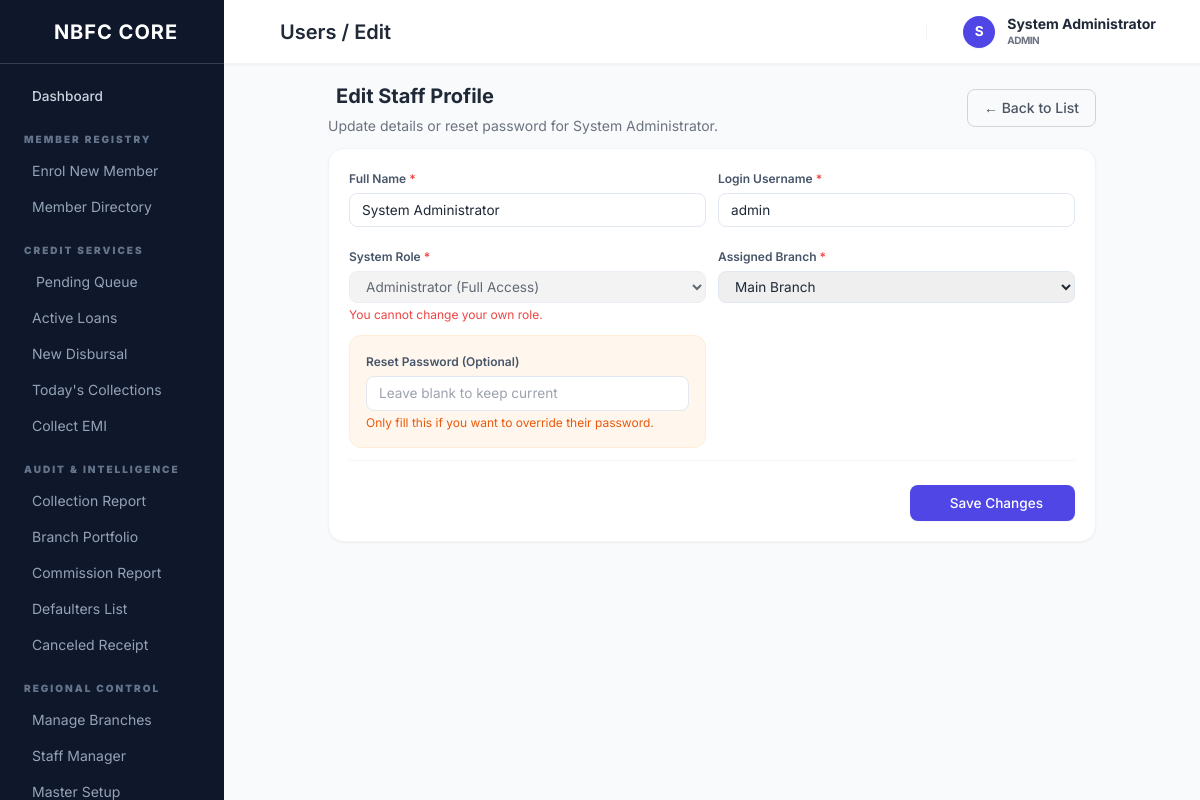
Page /users/edit.php?id=1 (signed in) on the committed database.
### tables this page shows
CREATE TABLE `users` (
  `id` int(11) NOT NULL AUTO_INCREMENT,
  `branch_id` int(11) DEFAULT '1',
  `username` varchar(50) NOT NULL,
  `password` varchar(255) NOT NULL,
  `role` enum('admin','staff') NOT NULL DEFAULT 'staff',
  `name` varchar(100) NOT NULL,
  `status` enum('active','inactive') NOT NULL DEFAULT 'active',
  `created_at` timestamp DEFAULT CURRENT_TIMESTAMP,
  PRIMARY KEY (`id`),
  UNIQUE KEY `username` (`username`),
  KEY `branch_id` (`branch_id`)
);

CREATE TABLE `branches` (
  `id` int(11) NOT NULL AUTO_INCREMENT,
  `branch_name` varchar(100) NOT NULL,
  `branch_code` varchar(10) NOT NULL,
  `address` text NOT NULL,
  `status` enum('active','inactive') NOT NULL DEFAULT 'active',
  `created_at` timestamp DEFAULT CURRENT_TIMESTAMP,
  PRIMARY KEY (`id`),
  UNIQUE KEY `branch_code` (`branch_code`)
);

### users/edit.php (the view, shortened to what this page needs)
<?php
require_once '../includes/db.php';
$id = isset($_GET['id']) ? (int)$_GET['id'] : 0;
$user_check = mysqli_query($conn, "SELECT * FROM users WHERE id = $id");
$user = mysqli_fetch_assoc($user_check);
$branches = mysqli_query($conn, "SELECT id, branch_name FROM branches WHERE status = 'active' ORDER BY branch_name ASC");
require_once '../includes/header.php';
require_once '../includes/sidebar.php';
?>
<div class="max-w-3xl mx-auto">
    <div class="mb-6 flex items-center justify-between">
        <div>
            <h1 class="text-2xl font-bold text-gray-800 flex items-center gap-2">
                <i class="ph ph-user-gear text-indigo-500"></i> Edit Staff Profile
            </h1>
            <p class="text-gray-500 text-sm mt-1">Update details or reset password for <?= htmlspecialchars($user['name']) ?>.</p>
        </div>
        <a href="index.php" class="text-gray-600 hover:text-gray-900 border border-gray-300 hover:bg-gray-50 px-4 py-2 rounded-lg transition text-sm font-medium">
            &larr; Back to List
        </a>
    </div>
    <form method="POST" action="" class="bg-white rounded-2xl shadow-sm border border-gray-100 p-8 space-y-6">
        <div class="grid grid-cols-1 md:grid-cols-2 gap-6">
            <div>
                <label class="block text-sm font-medium text-gray-700 mb-1">Full Name <span class="text-red-500">*</span></label>
                <input type="text" name="name" required value="<?= htmlspecialchars($user['name']) ?>" class="w-full px-4 py-2 border border-gray-300 rounded-lg focus:ring-2 focus:ring-indigo-500 outline-none flex-1">
            </div>
            <div>
                <label class="block text-sm font-medium text-gray-700 mb-1">Login Username <span class="text-red-500">*</span></label>
                <input type="text" name="username" required value="<?= htmlspecialchars($user['username']) ?>" class="w-full px-4 py-2 border border-gray-300 rounded-lg focus:ring-2 focus:ring-indigo-500 outline-none flex-1">
            </div>
        </div>
        <div class="grid grid-cols-1 md:grid-cols-2 gap-6 pt-2">
            <div>
                <label class="block text-sm font-medium text-gray-700 mb-1">System Role <span class="text-red-500">*</span></label>
                <select name="role" required class="w-full px-4 py-2 border border-gray-300 rounded-lg focus:ring-2 focus:ring-indigo-500 outline-none flex-1" <?= $user['id'] == $_SESSION['user_id'] ? 'disabled' : '' ?>>
                    <option value="admin" <?= $user['role'] == 'admin' ? 'selected' : '' ?>>Administrator (Full Access)</option>
                </select>
                <?php if($user['id'] == $_SESSION['user_id']): ?>
                    <p class="text-xs text-red-500 mt-1">You cannot change your own role.</p>
                <?php endif; ?>
            </div>
            <div>
                <label class="block text-sm font-medium text-gray-700 mb-1">Assigned Branch <span class="text-red-500">*</span></label>
                <select name="branch_id" required class="w-full px-4 py-2 border border-gray-300 rounded-lg focus:ring-2 focus:ring-indigo-500 outline-none flex-1">
                    <?php while($b = mysqli_fetch_assoc($branches)): ?>
                        <option value="<?= $b['id'] ?>" <?= $user['branch_id'] == $b['id'] ? 'selected' : '' ?>><?= htmlspecialchars($b['branch_name']) ?></option>
                    <?php endwhile; ?>
                </select>
            </div>
            <div class="bg-orange-50 p-4 rounded-xl border border-orange-100">
                <label class="block text-sm font-medium text-orange-800 mb-1">Reset Password (Optional)</label>
                <input type="password" name="password" placeholder="Leave blank to keep current" class="w-full px-4 py-2 border border-orange-200 rounded-lg focus:ring-2 focus:ring-orange-500 outline-none flex-1">
                <p class="text-xs text-orange-600 mt-1">Only fill this if you want to override their password.</p>
            </div>
        </div>
        <div class="pt-6 border-t border-gray-100 flex justify-end">
            <button type="submit" name="edit_user" class="bg-indigo-600 hover:bg-indigo-700 text-white px-8 py-2.5 rounded-lg font-medium shadow-sm transition-all flex items-center gap-2">
                <i class="ph ph-floppy-disk text-xl"></i> Save Changes
            </button>
        </div>
    </form>
</div>
<?php require_once '../includes/footer.php'; ?>

### includes/header.php (style rules this page uses)
body { font-family: 'Inter', sans-serif; background-color: #f3f4f6; }
body { font-size: 0.875rem; }
h1 { font-size: 1.25rem !important; }
.p-8 { padding: 1.25rem !important; }
.gap-6 { gap: 0.75rem !important; }
.mb-6, .mb-5 { margin-bottom: 0.75rem !important; }
.space-y-6 > * + * { margin-top: 0.75rem !important; }
label { font-size: 0.75rem !important; font-weight: 600 !important; color: #475569 !important; }
input, select, textarea { padding: 0.375rem 0.75rem !important; font-size: 0.85rem !important; border-radius: 0.5rem !important; border-color: #e2e8f0 !important; }
button { border-radius: 0.5rem !important; padding-top: 0.5rem !important; padding-bottom: 0.5rem !important; font-size: 0.85rem !important; }

### rows in the picture
users: name "System Administrator", username "admin", role "Administrator (Full Access)", branch_id "Main Branch"

### other values in the picture
getSetting($conn, 'bank_name') ?: 'NBFC Core' "NBFC CORE"
$dir "Users"
str_replace(['.php', '_'], ['', ' '], $file) "Edit"
substr($_SESSION['name'], 0, 1) "S"
$_SESSION['name'] "System Administrator"
$_SESSION['role'] "ADMIN"
